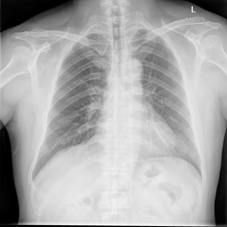
%> input picture results/CHNCXR_0001_0.png, 227 x 227 px
$ octave compare_original_vs_resized.m   (GNU Octave 9; MATLAB toolbox functions it lacks are replaced by stand-ins)
%> lines starting %> are read from the running program, lines starting %| are printed output that depends on the picture
%COMPARE_ORIGINAL_VS_RESIZED Compare intensities between original and resized images
%   This script compares a sample image from original dataset with resized version
%   to check if intensities are preserved during resizing.

clc; close all;
fprintf('=== COMPARING ORIGINAL VS RESIZED INTENSITIES ===\n\n');

%% Configuration
originalCXRDir = '/Users/numanaslam/Desktop/Research/datasets/chest/kaggle_mask_lungs 2/Lung Segmentation/cxr_png';
resizedCXRDir = fullfile('input', 'resized', 'cxr');

%% Get a sample image
sampleImage = 'CHNCXR_0001_0.png';
originalPath = fullfile(originalCXRDir, sampleImage);
resizedPath = fullfile(resizedCXRDir, 'normal', sampleImage);

if ~exist(originalPath, 'file')
    % Try to find any image
    files = dir(fullfile(originalCXRDir, '*.png'));
    if ~isempty(files)
        sampleImage = files(1).name;
        originalPath = fullfile(originalCXRDir, sampleImage);
        [~, nameBase, ~] = fileparts(sampleImage);
        % Try to find in resized
        resizedPath = fullfile(resizedCXRDir, 'normal', sampleImage);
        if ~exist(resizedPath, 'file')
            resizedPath = fullfile(resizedCXRDir, 'ptb', sampleImage);
        end
    end
end

if ~exist(originalPath, 'file')
    error('Original image not found: %s', originalPath);
end
if ~exist(resizedPath, 'file')
    error('Resized image not found: %s', resizedPath);
end

fprintf('Comparing: %s\n', sampleImage);
fprintf('  Original: %s\n', originalPath);
fprintf('  Resized: %s\n\n', resizedPath);

%% Load images
originalImg = imread(originalPath);
%> originalImg is the input picture: size 227x227 uint8; min 0, max 255, mean 170.7
resizedImg = imread(resizedPath);

if size(originalImg, 3) > 1
    originalImg = rgb2gray(originalImg);
end
if size(resizedImg, 3) > 1
    resizedImg = rgb2gray(resizedImg);
end

% Resize original to match resized for comparison
originalResized = imresize(originalImg, size(resizedImg), 'bicubic');

%% Compare intensities
fprintf('=== INTENSITY COMPARISON ===\n');
fprintf('Original image:\n');
fprintf('  Size: %d x %d\n', size(originalImg, 2), size(originalImg, 1));
%|   Size: 227 x 227
fprintf('  Mean intensity: %.2f\n', mean(double(originalImg(:))));
%|   Mean intensity: 170.73
fprintf('  Std intensity: %.2f\n', std(double(originalImg(:))));
%|   Std intensity: 60.78
fprintf('  Min/Max: %d / %d\n', min(originalImg(:)), max(originalImg(:)));
%|   Min/Max: 0 / 255

fprintf('\nOriginal (resized to %d x %d for comparison):\n', size(resizedImg, 2), size(resizedImg, 1));
%| Original (resized to 227 x 227 for comparison):
fprintf('  Mean intensity: %.2f\n', mean(double(originalResized(:))));
%|   Mean intensity: 170.73
fprintf('  Std intensity: %.2f\n', std(double(originalResized(:))));
%|   Std intensity: 60.78
fprintf('  Min/Max: %d / %d\n', min(originalResized(:)), max(originalResized(:)));
%|   Min/Max: 0 / 255

fprintf('\nResized image:\n');
fprintf('  Size: %d x %d\n', size(resizedImg, 2), size(resizedImg, 1));
%|   Size: 227 x 227
fprintf('  Mean intensity: %.2f\n', mean(double(resizedImg(:))));
%|   Mean intensity: 170.73
fprintf('  Std intensity: %.2f\n', std(double(resizedImg(:))));
%|   Std intensity: 60.78
fprintf('  Min/Max: %d / %d\n', min(resizedImg(:)), max(resizedImg(:)));
%|   Min/Max: 0 / 255

%% Calculate differences
meanDiff = abs(mean(double(originalResized(:))) - mean(double(resizedImg(:))));
%> meanDiff = 0
stdDiff = abs(std(double(originalResized(:))) - std(double(resizedImg(:))));
%> stdDiff = 0

fprintf('\n=== DIFFERENCES ===\n');
fprintf('Mean intensity difference: %.2f\n', meanDiff);
%| Mean intensity difference: 0.00
fprintf('Std intensity difference: %.2f\n', stdDiff);
%| Std intensity difference: 0.00

if meanDiff > 5 || stdDiff > 5
    fprintf('  ⚠ Significant intensity change detected!\n');
    fprintf('  This indicates resizing is affecting intensities.\n');
else
    fprintf('  ✓ Intensities are well preserved.\n');
end

%% Visualize
figure('Position', [100, 100, 1400, 600]);

subplot(2, 3, 1);
imshow(originalImg);
title(sprintf('Original (%d x %d)', size(originalImg, 2), size(originalImg, 1)));

subplot(2, 3, 2);
imshow(originalResized);
title(sprintf('Original Resized (%d x %d)', size(originalResized, 2), size(originalResized, 1)));

subplot(2, 3, 3);
imshow(resizedImg);
title(sprintf('Resized Version (%d x %d)', size(resizedImg, 2), size(resizedImg, 1)));

subplot(2, 3, 4);
diffImg = abs(double(originalResized) - double(resizedImg));
%> diffImg: size 227x227 double; every value is 0
imshow(diffImg, []);
title(sprintf('Absolute Difference (Max: %.1f)', max(diffImg(:))));
colorbar;

subplot(2, 3, 5);
histogram(double(originalResized(:)), 50, 'FaceColor', 'b', 'FaceAlpha', 0.5, 'DisplayName', 'Original Resized');
hold on;
histogram(double(resizedImg(:)), 50, 'FaceColor', 'r', 'FaceAlpha', 0.5, 'DisplayName', 'Resized');
xlabel('Intensity');
ylabel('Frequency');
title('Intensity Histograms');
legend('Location', 'best');
grid on;

subplot(2, 3, 6);
scatter(double(originalResized(:)), double(resizedImg(:)), 1, '.');
hold on;
plot([0, 255], [0, 255], 'r--', 'LineWidth', 2);
xlabel('Original Resized Intensity');
ylabel('Resized Intensity');
title('Intensity Correlation');
axis equal;
xlim([0, 255]);
ylim([0, 255]);
grid on;
correlation = corrcoef(double(originalResized(:)), double(resizedImg(:)));
%> correlation = [1 1; 1 1]
fprintf('\nCorrelation: %.4f\n', correlation(1, 2));
%| Correlation: 1.0000

sgtitle(sprintf('Intensity Comparison: %s', sampleImage), 'FontSize', 14, 'FontWeight', 'bold');
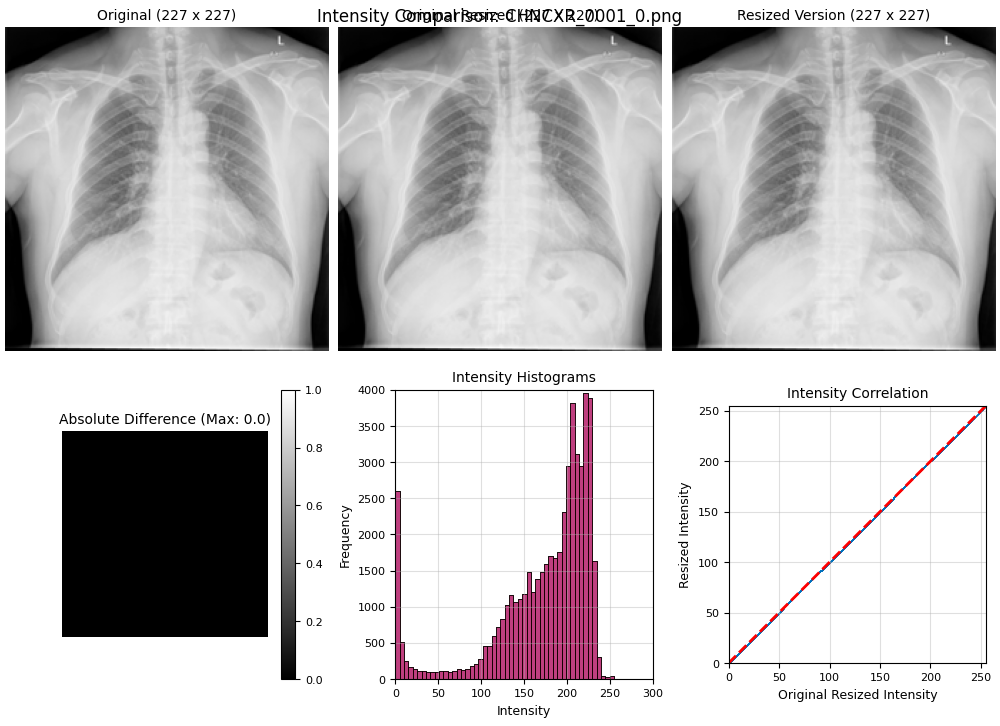
%> figure redrawn from the program's plot data, 6 panels

% Save figure
outputDir = 'results';
if ~exist(outputDir, 'dir')
    mkdir(outputDir);
end
saveas(gcf, fullfile(outputDir, 'original_vs_resized_comparison.png'));
fprintf('\nComparison figure saved to: %s\n', fullfile(outputDir, 'original_vs_resized_comparison.png'));

fprintf('\n=== ANALYSIS COMPLETE ===\n');
